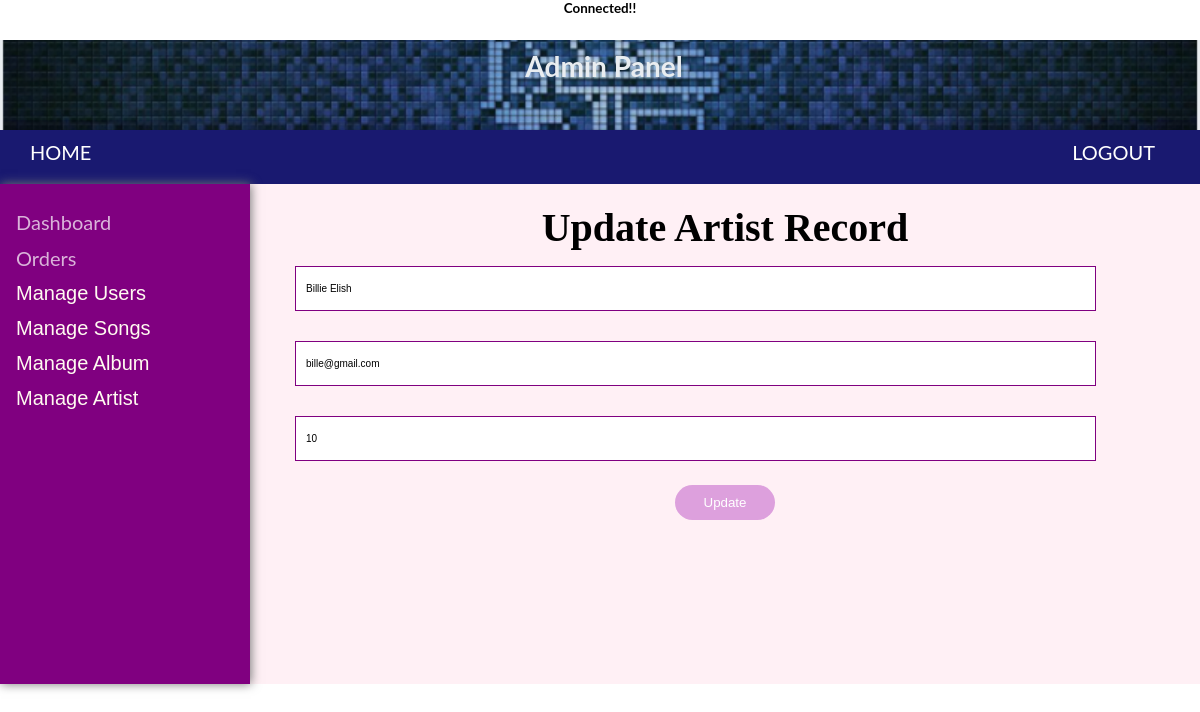
The page /adminPanel/artistedit.php?id=1 on the database its author committed.
### tables this page shows
CREATE TABLE `artist` (
  `artist_id` int(100) NOT NULL,
  `artist_name` varchar(255) NOT NULL,
  `artist_email` varchar(255) NOT NULL,
  `total_album` varchar(255) NOT NULL
);

### adminPanel/artistedit.php (the view, shortened to what this page needs)
<?php
include "connection.php";
include ('includes/header.php');
?>
<?php
if (isset($_GET['id'])) {
$id = $_GET['id'];
$sql = "SELECT * FROM `artist` WHERE `artist_id`='$id'";
$result = $con->query($sql);
if ($result->num_rows > 0) {
    while ($row = $result->fetch_assoc()) {
        $artisname = $row["artist_name"];
        $artistemail = $row["artist_email"];
        $totalalbum = $row["total_album"];
    }
?>
<!DOCTYPE html>
<head>
</head>
<body>
<div class="main-content">
    <form class="myfrm" action="" method="POST">
                    <h1>Update Artist Record</h1>
                    <input type="text"  name="artistname" value="<?php echo $artisname;?>">
                    <input type="text"  name="artistemail" value="<?php echo $artistemail; ?>" ><br/>
                    <input type="text" name="totalalbum" value="<?php echo $totalalbum; ?>" >
            <div class="button-holder">
          <button name="update" type="submit" id="update-btn">Update</button>
        </div>
        </form>
</div>
    </body>
    </html>
<?php
	} else{
		header('Location: viewsong.php');
	}
}
?>

### adminPanel/assets/css/mystyle.css (style rules this page uses)
* { margin: 0; padding: 0; box-sizing: border-box; }
body, html { font-family: 'Lato', sans-serif; font-size: 20px; height: 100%; position: relative; }
.main-content { background-color: lavenderblush; width: calc(100% - 250px); margin-left: 250px; padding: 20px 30px; height: 500px; }

### adminPanel/artistedit.php (style rules this page uses)
form h1 { color: black; text-align: center; font-family: "Brush Script MT", "Brush Script Std", cursive; }
input[type=text] { width: 90%; height:45px; margin: 15px; padding: 10px; display: inline-block; border: 1px solid purple; box-sizing: border-box; font-size: 10px; }
.button-holder { text-align:center; }
#update-btn { background-color: plum; width: 100px; color: white; padding: 10px; margin: 9px 0px; border: none; cursor: pointer; position: relative; border-radius: 20px; }

### rows shown on the page
artist: artistname "Billie Elish", artistemail "bille@gmail.com", totalalbum "10"
